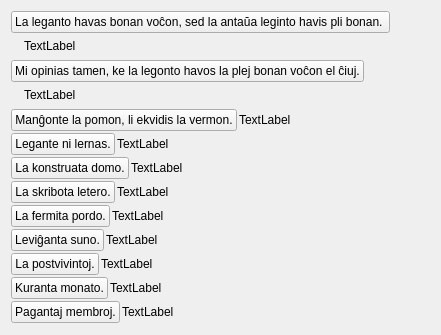
     <widget class="QWidget" name="tab_6">
      <attribute name="icon">
       <iconset resource="ikonoj.qrc">
        <normaloff>:/ikonoj/leciono.png</normaloff>:/ikonoj/leciono.png</iconset>
      </attribute>
      <attribute name="title">
       <string>6</string>
      </attribute>
      <layout class="QVBoxLayout" name="verticalLayout_28" stretch="0,1,0,1,0,3">
       <item>
        <layout class="QVBoxLayout" name="verticalLayout_26">
         <item>
          <layout class="QHBoxLayout" name="horizontalLayout_106">
           <item>
            <widget class="neklakebla" name="pushButton_42">
             <property name="sizePolicy">
              <sizepolicy hsizetype="Maximum" vsizetype="Fixed">
               <horstretch>0</horstretch>
               <verstretch>0</verstretch>
              </sizepolicy>
             </property>
             <property name="text">
              <string>La leganto havas bonan voĉon, sed la antaŭa leginto havis pli bonan. </string>
             </property>
            </widget>
           </item>
           <item>
            <spacer name="horizontalSpacer_20">
             <property name="orientation">
              <enum>Qt::Horizontal</enum>
             </property>
             <property name="sizeHint" stdset="0">
              <size>
               <width>40</width>
               <height>20</height>
              </size>
             </property>
            </spacer>
           </item>
          </layout>
         </item>
         <item>
          <layout class="QHBoxLayout" name="horizontalLayout_45">
           <item>
            <widget class="label_sago_reversa" name="label_62">
             <property name="sizePolicy">
              <sizepolicy hsizetype="Maximum" vsizetype="Maximum">
               <horstretch>0</horstretch>
               <verstretch>0</verstretch>
              </sizepolicy>
             </property>
             <property name="text">
              <string/>
             </property>
             <property name="pixmap">
              <pixmap resource="ikonoj.qrc">:/ikonoj/sago_revena.png</pixmap>
             </property>
            </widget>
           </item>
           <item>
            <widget class="QLabel" name="Lec10_Label744">
             <property name="sizePolicy">
              <sizepolicy hsizetype="Preferred" vsizetype="Maximum">
               <horstretch>0</horstretch>
               <verstretch>0</verstretch>
              </sizepolicy>
             </property>
             <property name="text">
              <string>TextLabel</string>
             </property>
             <property name="wordWrap">
              <bool>true</bool>
             </property>
            </widget>
           </item>
          </layout>
         </item>
        </layout>
       </item>
       <item>
        <spacer name="verticalSpacer_12">
         <property name="orientation">
          <enum>Qt::Vertical</enum>
         </property>
         <property name="sizeType">
          <enum>QSizePolicy::MinimumExpanding</enum>
         </property>
         <property name="sizeHint" stdset="0">
          <size>
           <width>20</width>
           <height>1</height>
          </size>
         </property>
        </spacer>
       </item>
       <item>
        <layout class="QVBoxLayout" name="verticalLayout_27">
         <item>
          <layout class="QHBoxLayout" name="horizontalLayout_107">
           <item>
            <widget class="neklakebla" name="pushButton_43">
             <property name="sizePolicy">
              <sizepolicy hsizetype="Maximum" vsizetype="Fixed">
               <horstretch>0</horstretch>
               <verstretch>0</verstretch>
              </sizepolicy>
             </property>
             <property name="text">
              <string>Mi opinias tamen, ke la legonto havos la plej bonan voĉon el ĉiuj.</string>
             </property>
            </widget>
           </item>
           <item>
            <spacer name="horizontalSpacer_21">
             <property name="orientation">
              <enum>Qt::Horizontal</enum>
             </property>
             <property name="sizeHint" stdset="0">
              <size>
               <width>40</width>
               <height>20</height>
              </size>
             </property>
            </spacer>
           </item>
          </layout>
         </item>
         <item>
          <layout class="QHBoxLayout" name="horizontalLayout_46">
           <item>
            <widget class="label_sago_reversa" name="label_63">
             <property name="sizePolicy">
              <sizepolicy hsizetype="Maximum" vsizetype="Maximum">
               <horstretch>0</horstretch>
               <verstretch>0</verstretch>
              </sizepolicy>
             </property>
             <property name="text">
              <string/>
             </property>
             <property name="pixmap">
              <pixmap resource="ikonoj.qrc">:/ikonoj/sago_revena.png</pixmap>
             </property>
            </widget>
           </item>
           <item>
            <widget class="QLabel" name="Lec10_Label745">
             <property name="sizePolicy">
              <sizepolicy hsizetype="Preferred" vsizetype="Maximum">
               <horstretch>0</horstretch>
               <verstretch>0</verstretch>
              </sizepolicy>
             </property>
             <property name="text">
              <string>TextLabel</string>
             </property>
             <property name="wordWrap">
              <bool>true</bool>
             </property>
            </widget>
           </item>
          </layout>
         </item>
        </layout>
       </item>
       <item>
        <spacer name="verticalSpacer_13">
         <property name="orientation">
          <enum>Qt::Vertical</enum>
         </property>
         <property name="sizeType">
          <enum>QSizePolicy::MinimumExpanding</enum>
         </property>
         <property name="sizeHint" stdset="0">
          <size>
           <width>20</width>
           <height>1</height>
          </size>
         </property>
        </spacer>
       </item>
       <item>
        <layout class="QVBoxLayout" name="verticalLayout_29">
         <property name="spacing">
          <number>2</number>
         </property>
         <item>
          <layout class="QHBoxLayout" name="horizontalLayout_47">
           <item>
            <widget class="neklakebla" name="pushButton_44">
             <property name="sizePolicy">
              <sizepolicy hsizetype="Maximum" vsizetype="Fixed">
               <horstretch>0</horstretch>
               <verstretch>0</verstretch>
              </sizepolicy>
             </property>
             <property name="text">
              <string>Manĝonte la pomon, li ekvidis la vermon.</string>
             </property>
            </widget>
           </item>
           <item>
            <widget class="QLabel" name="Lec10_Label747">
             <property name="text">
              <string>TextLabel</string>
             </property>
             <property name="wordWrap">
              <bool>true</bool>
             </property>
            </widget>
           </item>
          </layout>
         </item>
         <item>
          <layout class="QHBoxLayout" name="horizontalLayout_48">
           <item>
            <widget class="neklakebla" name="pushButton_45">
             <property name="sizePolicy">
              <sizepolicy hsizetype="Maximum" vsizetype="Fixed">
               <horstretch>0</horstretch>
               <verstretch>0</verstretch>
              </sizepolicy>
             </property>
             <property name="text">
              <string>Legante ni lernas.</string>
             </property>
            </widget>
           </item>
           <item>
            <widget class="QLabel" name="Lec10_Label746">
             <property name="text">
              <string>TextLabel</string>
             </property>
             <property name="wordWrap">
              <bool>true</bool>
             </property>
            </widget>
           </item>
          </layout>
         </item>
         <item>
          <layout class="QHBoxLayout" name="horizontalLayout_49">
           <item>
            <widget class="neklakebla" name="pushButton_46">
             <property name="sizePolicy">
              <sizepolicy hsizetype="Maximum" vsizetype="Fixed">
               <horstretch>0</horstretch>
               <verstretch>0</verstretch>
              </sizepolicy>
             </property>
             <property name="text">
              <string>La konstruata domo.</string>
             </property>
            </widget>
           </item>
           <item>
            <widget class="QLabel" name="Lec10_Label748">
             <property name="text">
              <string>TextLabel</string>
             </property>
             <property name="wordWrap">
              <bool>true</bool>
             </property>
            </widget>
           </item>
          </layout>
         </item>
         <item>
          <layout class="QHBoxLayout" name="horizontalLayout_50">
           <item>
            <widget class="neklakebla" name="pushButton_47">
             <property name="sizePolicy">
              <sizepolicy hsizetype="Maximum" vsizetype="Fixed">
               <horstretch>0</horstretch>
               <verstretch>0</verstretch>
              </sizepolicy>
             </property>
             <property name="text">
              <string>La skribota letero.</string>
             </property>
            </widget>
           </item>
           <item>
            <widget class="QLabel" name="Lec10_Label749">
             <property name="text">
              <string>TextLabel</string>
             </property>
             <property name="wordWrap">
              <bool>true</bool>
             </property>
            </widget>
           </item>
          </layout>
         </item>
         <item>
          <layout class="QHBoxLayout" name="horizontalLayout_51">
           <item>
            <widget class="neklakebla" name="pushButton_48">
             <property name="sizePolicy">
              <sizepolicy hsizetype="Maximum" vsizetype="Fixed">
               <horstretch>0</horstretch>
               <verstretch>0</verstretch>
              </sizepolicy>
             </property>
             <property name="text">
              <string>La fermita pordo.</string>
             </property>
            </widget>
           </item>
           <item>
            <widget class="QLabel" name="Lec10_Label750">
             <property name="text">
              <string>TextLabel</string>
             </property>
             <property name="wordWrap">
              <bool>true</bool>
             </property>
            </widget>
           </item>
          </layout>
         </item>
         <item>
          <layout class="QHBoxLayout" name="horizontalLayout_52">
           <item>
            <widget class="neklakebla" name="pushButton_49">
             <property name="sizePolicy">
              <sizepolicy hsizetype="Maximum" vsizetype="Fixed">
               <horstretch>0</horstretch>
               <verstretch>0</verstretch>
              </sizepolicy>
             </property>
             <property name="text">
              <string>Leviĝanta suno.</string>
             </property>
            </widget>
           </item>
           <item>
            <widget class="QLabel" name="Lec10_Label751">
             <property name="text">
              <string>TextLabel</string>
             </property>
             <property name="wordWrap">
              <bool>true</bool>
             </property>
            </widget>
           </item>
          </layout>
         </item>
         <item>
          <layout class="QHBoxLayout" name="horizontalLayout_53">
           <item>
            <widget class="neklakebla" name="pushButton_50">
             <property name="sizePolicy">
              <sizepolicy hsizetype="Maximum" vsizetype="Fixed">
               <horstretch>0</horstretch>
               <verstretch>0</verstretch>
              </sizepolicy>
             </property>
             <property name="text">
              <string>La postvivintoj.</string>
             </property>
            </widget>
           </item>
           <item>
            <widget class="QLabel" name="Lec10_Label752">
             <property name="text">
              <string>TextLabel</string>
             </property>
             <property name="wordWrap">
              <bool>true</bool>
             </property>
            </widget>
           </item>
          </layout>
         </item>
         <item>
          <layout class="QHBoxLayout" name="horizontalLayout_54">
           <item>
            <widget class="neklakebla" name="pushButton_51">
             <property name="sizePolicy">
              <sizepolicy hsizetype="Maximum" vsizetype="Fixed">
               <horstretch>0</horstretch>
               <verstretch>0</verstretch>
              </sizepolicy>
             </property>
             <property name="text">
              <string>Kuranta monato.</string>
             </property>
            </widget>
           </item>
           <item>
            <widget class="QLabel" name="Lec10_Label753">
             <property name="text">
              <string>TextLabel</string>
             </property>
             <property name="wordWrap">
              <bool>true</bool>
             </property>
            </widget>
           </item>
          </layout>
         </item>
         <item>
          <layout class="QHBoxLayout" name="horizontalLayout_55">
           <item>
            <widget class="neklakebla" name="pushButton_52">
             <property name="sizePolicy">
              <sizepolicy hsizetype="Maximum" vsizetype="Fixed">
               <horstretch>0</horstretch>
               <verstretch>0</verstretch>
              </sizepolicy>
             </property>
             <property name="text">
              <string>Pagantaj membroj.</string>
             </property>
            </widget>
           </item>
           <item>
            <widget class="QLabel" name="Lec10_Label754">
             <property name="text">
              <string>TextLabel</string>
             </property>
             <property name="wordWrap">
              <bool>true</bool>
             </property>
            </widget>
           </item>
          </layout>
         </item>
        </layout>
       </item>
       <item>
        <spacer name="verticalSpacer_21">
         <property name="orientation">
          <enum>Qt::Vertical</enum>
         </property>
         <property name="sizeHint" stdset="0">
          <size>
           <width>20</width>
           <height>1</height>
          </size>
         </property>
        </spacer>
       </item>
      </layout>
     </widget>
